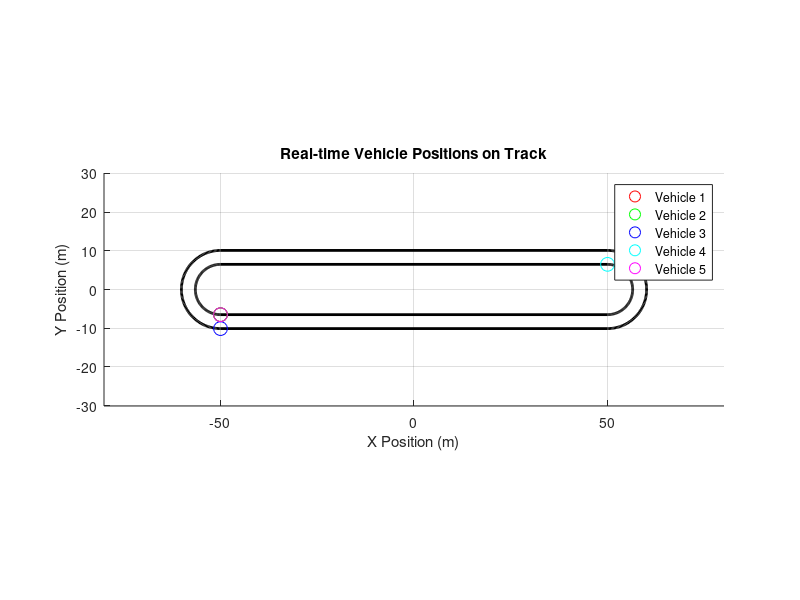

Reproduce this figure in MATLAB. (Note: this script raises an error after producing the figure.)
% 田径场的参数
L_straight = 100; % 直道长度 (meters)
R_curve_inner = 6.5;   % 内车道弯道半径 (meters)
lane_width = 3.6; % 车道宽度 (meters)
R_curve_outer = R_curve_inner + lane_width; % 外车道弯道半径
Epsilon=0.0175; Xi=0.1585;
ALOS=18.7; BLOS=20;CLOS=46.8;
ANLOS=36.8;
fc=2.4; %载波频率 RF系数 GHz 
DR=0.024;%PD孔径直径


% 时间参数
dt = 0.1; % 时间步长 (seconds)
T = 100;   % 模拟总时间 (seconds)
time_steps = 0:dt:T; % 时间步长序列
% 初始化车辆位置
x1 = -L_straight/2; y1 = -R_curve_inner; % 车辆1的初始位置 (内侧车道)
x2 = -L_straight/2; y2 = -R_curve_inner; % 车辆2
x3 = -L_straight/2; y3 = -R_curve_outer; % 车辆3在外侧车道
x4 = L_straight/2; y4 = R_curve_inner;   % 车辆4
x5 = -L_straight/2; y5 = -R_curve_inner; % 车辆5

% 初始化车辆行驶状态 (1: 下直道, 2: 右弯道, 3: 上直道, 4: 左弯道)
state1 = 1; state2 = 1; state3 = 1; state4 = 3; state5 = 1;
theta1 = 0; theta2 = 0; theta3 = 0; theta4 = 0; theta5 = 0; % 弯道的初始角度

% 初始化图形
figure;
hold on;
axis equal;
xlim([-L_straight/2 - R_curve_outer - 20, L_straight/2 + R_curve_outer + 20]);
ylim([-R_curve_outer - 20, R_curve_outer + 20]);
grid on;
xlabel('X Position (m)');
ylabel('Y Position (m)');
title('Real-time Vehicle Positions on Track');
% 绘制跑道
% 绘制内侧车道的直道部分
plot([-L_straight/2, L_straight/2], [-R_curve_inner, -R_curve_inner], 'k', 'LineWidth', 2); % 下直道
plot([-L_straight/2, L_straight/2], [R_curve_inner, R_curve_inner], 'k', 'LineWidth', 2);   % 上直道
% 绘制外侧车道的直道部分
plot([-L_straight/2, L_straight/2], [-R_curve_outer, -R_curve_outer], 'k', 'LineWidth', 2); % 外侧下直道
plot([-L_straight/2, L_straight/2], [R_curve_outer, R_curve_outer], 'k', 'LineWidth', 2);   % 外侧上直道
% 绘制内侧车道的弯道
% 绘制左右弯道
theta1 = linspace(-pi, 0, 100); % 上下弯道的角度
theta2 = linspace(-pi, 0, 100); % 上下弯道的角度
x_left = -L_straight/2 + R_curve_inner * sin(theta1);
y_left = R_curve_inner * cos(theta1);
plot(x_left, y_left, 'k', 'LineWidth', 2);
% 右弯道
x_right = L_straight/2 - R_curve_inner * sin(theta2);
y_right = R_curve_inner * cos(theta2);
plot(x_right, -y_right, 'k', 'LineWidth', 2);
% 绘制外侧车道的弯道
theta1_outer = linspace(-pi, 0, 100); % 外侧弯道的角度
x_left_outer = -L_straight/2 + R_curve_outer * sin(theta1_outer);
y_left_outer = R_curve_outer * cos(theta1_outer);
plot(x_left_outer, y_left_outer, 'k', 'LineWidth', 2);
theta2_outer = linspace(-pi, 0, 100); % 外侧弯道的角度
x_right_outer = L_straight/2 - R_curve_outer * sin(theta2_outer);
y_right_outer =  R_curve_outer * cos(theta2_outer);
plot(x_right_outer, y_right_outer, 'k', 'LineWidth', 2);
% 创建车辆位置图例
h1 = plot(x1, y1, 'ro', 'MarkerSize', 10, 'DisplayName', 'Vehicle 1');
h2 = plot(x2, y2, 'go', 'MarkerSize', 10, 'DisplayName', 'Vehicle 2');
h3 = plot(x3, y3, 'bo', 'MarkerSize', 10, 'DisplayName', 'Vehicle 3'); % 3号车在外侧车道
h4 = plot(x4, y4, 'co', 'MarkerSize', 10, 'DisplayName', 'Vehicle 4');
h5 = plot(x5, y5, 'mo', 'MarkerSize', 10, 'DisplayName', 'Vehicle 5');
legend([h1 h2 h3 h4 h5]); % 仅显示车辆的图例
% 初始化用于记录位置的矩阵
vehicle_positions = zeros(length(time_steps), 10); % 存储五辆车的x和y位置
% 初始化GIF保存设置
filename = 'vehicle_motion.gif';
% 模拟车辆运动
for t_idx = 1:length(time_steps)
    t = time_steps(t_idx);
    % 车辆速度 (m/s)
v1 = 8;  % 车辆1速度
v2 = 10; % 车辆2速度
v3 = 12; % 车辆3速度（在外侧车道上行驶）
v4 = 9;  % 车辆4速度
v5 = 11; % 车辆5速度
  if t >= 50
        v1 = 9;  % 车辆1速度
        v2 = 11; % 车辆2速度
        v3 = 11; % 车辆3速度（在外侧车道上行驶）
        v4 = 10; % 车辆4速度
        v5 = 12; % 车辆5速度
  end
    % 更新车辆1的位置
    [x1, y1, theta1, state1] = update_vehicle_position(x1, y1, theta1, state1, v1, dt, L_straight, R_curve_inner);
    set(h1, 'XData', x1, 'YData', y1); % 更新车辆1位置
    
    % 更新车辆2的位置
    [x2, y2, theta2, state2] = update_vehicle_position(x2, y2, theta2, state2, v2, dt, L_straight, R_curve_inner);
    set(h2, 'XData', x2, 'YData', y2); % 更新车辆2位置
    
    % 更新车辆3的位置 (外侧车道)
    [x3, y3, theta3, state3] = update_vehicle_position(x3, y3, theta3, state3, v3, dt, L_straight, R_curve_outer);
    set(h3, 'XData', x3, 'YData', y3); % 更新车辆3位置
    
    % 更新车辆4的位置
    [x4, y4, theta4, state4] = update_vehicle_position(x4, y4, theta4, state4, v4, dt, L_straight, R_curve_inner);
    set(h4, 'XData', x4, 'YData', y4); % 更新车辆4位置
    
    % 更新车辆5的位置
    [x5, y5, theta5, state5] = update_vehicle_position(x5, y5, theta5, state5, v5, dt, L_straight, R_curve_inner);
    set(h5, 'XData', x5, 'YData', y5); % 更新车辆5位置

    % 记录每个时间步长的车辆位置
    vehicle_positions(t_idx, :) = [x1, y1, x2, y2, x3, y3, x4, y4, x5, y5];
     % 捕获当前图像帧
    frame = getframe(gcf);
    im = frame2im(frame); % 将帧转换为图像
    [imind, cm] = rgb2ind(im, 256); % 将RGB图像转换为索引图像

    % 将图像保存为GIF文件
    if t == 0
        % 初始化GIF文件
        imwrite(imind, cm, filename, 'gif', 'Loopcount', inf, 'DelayTime', dt);
    else
        % 追加帧到GIF文件
        imwrite(imind, cm, filename, 'gif', 'WriteMode', 'append', 'DelayTime', dt);
    end
    % 刷新图像
    pause(0.05);
end
% 初始化矩阵，用于存储各车辆之间的距离和视场角
num_time_steps = size(vehicle_positions, 1);
distance12 = zeros(num_time_steps, 1);distance13 = zeros(num_time_steps, 1);
distance14 = zeros(num_time_steps, 1);distance15 = zeros(num_time_steps, 1);
distance23 = zeros(num_time_steps, 1);distance24 = zeros(num_time_steps, 1);
distance25 = zeros(num_time_steps, 1);distance34 = zeros(num_time_steps, 1);
distance35 = zeros(num_time_steps, 1);distance45 = zeros(num_time_steps, 1);

angle12 = zeros(num_time_steps, 1);angle13 = zeros(num_time_steps, 1);
angle14 = zeros(num_time_steps, 1);angle15 = zeros(num_time_steps, 1);
angle23 = zeros(num_time_steps, 1);angle24 = zeros(num_time_steps, 1);
angle25 = zeros(num_time_steps, 1);angle34 = zeros(num_time_steps, 1);
angle35 = zeros(num_time_steps, 1);angle45 = zeros(num_time_steps, 1);

for t_idx = 1:num_time_steps
    % 提取每个车辆在时间 t_idx 的坐标
    x1 = vehicle_positions(t_idx, 1);    y1 = vehicle_positions(t_idx, 2);   
    x2 = vehicle_positions(t_idx, 3);    y2 = vehicle_positions(t_idx, 4);    
    x3 = vehicle_positions(t_idx, 5);    y3 = vehicle_positions(t_idx, 6);
    x4 = vehicle_positions(t_idx, 7);    y4 = vehicle_positions(t_idx, 8);    
    x5 = vehicle_positions(t_idx, 9);    y5 = vehicle_positions(t_idx, 10);
    
    % 计算各车辆之间的距离
    distance12(t_idx) = sqrt((x1 - x2)^2 + (y1 - y2)^2);
    distance13(t_idx) = sqrt((x1 - x3)^2 + (y1 - y3)^2);
    distance14(t_idx) = sqrt((x1 - x4)^2 + (y1 - y4)^2);
    distance15(t_idx) = sqrt((x1 - x5)^2 + (y1 - y5)^2);
    distance23(t_idx) = sqrt((x2 - x3)^2 + (y2 - y3)^2);
    distance24(t_idx) = sqrt((x2 - x4)^2 + (y2 - y4)^2);
    distance25(t_idx) = sqrt((x2 - x5)^2 + (y2 - y5)^2);
    distance34(t_idx) = sqrt((x3 - x4)^2 + (y3 - y4)^2);
    distance35(t_idx) = sqrt((x3 - x5)^2 + (y3 - y5)^2);
    distance45(t_idx) = sqrt((x4 - x5)^2 + (y4 - y5)^2);
    
    % 计算各车辆之间的视场角（以车辆1为参考，例如1-2，1-3，1-4）
    % 视场角定义为两个向量之间的夹角，这里计算基于坐标差
    angle12(t_idx) = atan2d(y2 - y1, x2 - x1);    angle13(t_idx) = atan2d(y3 - y1, x3 - x1);
    angle14(t_idx) = atan2d(y4 - y1, x4 - x1);    angle15(t_idx) = atan2d(y5 - y1, x5 - x1);
    angle23(t_idx) = atan2d(y3 - y2, x3 - x2);    angle24(t_idx) = atan2d(y4 - y2, x4 - x2);
    angle25(t_idx) = atan2d(y5 - y2, x5 - x2);    angle34(t_idx) = atan2d(y4 - y3, x4 - x3);
    angle35(t_idx) = atan2d(y5 - y3, x5 - x3);    angle45(t_idx) = atan2d(y5 - y4, x5 - x4);
end

for t_idx = 1:num_time_steps
if abs(angle12(t_idx))<=60
gVLCLOS12(t_idx)=((DR*(cosd(angle12(t_idx)))^(1/Epsilon))/(Xi* distance12(t_idx)))^2;
else gVLCLOS12(t_idx)=0;
end
PLRFLOS12(t_idx)=ALOS*log10(distance12(t_idx))+BLOS*log10(fc/5)+CLOS;
gRF12(t_idx)=10^(-PLRFLOS12(t_idx)/10);

if abs(angle13(t_idx))<=60
gVLCLOS13(t_idx)=((DR*(cosd(angle13(t_idx)))^(1/Epsilon))/(Xi* distance13(t_idx)))^2;
else gVLCLOS13(t_idx)=0;
end
PLRFLOS13(t_idx)=ALOS*log10(distance13(t_idx))+BLOS*log10(fc/5)+CLOS;
gRF13(t_idx)=10^(-PLRFLOS13(t_idx)/10);

if abs(angle14(t_idx))<=60
gVLCLOS14(t_idx)=((DR*(cosd(angle14(t_idx)))^(1/Epsilon))/(Xi* distance14(t_idx)))^2;
else gVLCLOS14(t_idx)=0;
end
PLRFLOS14(t_idx)=ALOS*log10(distance14(t_idx))+BLOS*log10(fc/5)+CLOS;
gRF14(t_idx)=10^(-PLRFLOS14(t_idx)/10);

if abs(angle15(t_idx))<=60
gVLCLOS15(t_idx)=((DR*(cosd(angle15(t_idx)))^(1/Epsilon))/(Xi* distance15(t_idx)))^2;
else gVLCLOS15(t_idx)=0;
end
PLRFLOS15(t_idx)=ALOS*log10(distance15(t_idx))+BLOS*log10(fc/5)+CLOS;
gRF15(t_idx)=10^(-PLRFLOS15(t_idx)/10);

if abs(angle23(t_idx))<=60
gVLCLOS23(t_idx)=((DR*(cosd(angle23(t_idx)))^(1/Epsilon))/(Xi* distance23(t_idx)))^2;
else gVLCLOS23(t_idx)=0;
end
PLRFLOS23(t_idx)=ALOS*log10(distance23(t_idx))+BLOS*log10(fc/5)+CLOS;
gRF23(t_idx)=10^(-PLRFLOS23(t_idx)/10);

if abs(angle24(t_idx))<=60
gVLCLOS24(t_idx)=((DR*(cosd(angle24(t_idx)))^(1/Epsilon))/(Xi* distance24(t_idx)))^2;
else gVLCLOS24(t_idx)=0;
end
PLRFLOS24(t_idx)=ALOS*log10(distance24(t_idx))+BLOS*log10(fc/5)+CLOS;
gRF24(t_idx)=10^(-PLRFLOS24(t_idx)/10);

if abs(angle25(t_idx))<=60
gVLCLOS25(t_idx)=((DR*(cosd(angle25(t_idx)))^(1/Epsilon))/(Xi* distance25(t_idx)))^2;
else gVLCLOS25(t_idx)=0;
end
PLRFLOS25(t_idx)=ALOS*log10(distance25(t_idx))+BLOS*log10(fc/5)+CLOS;
gRF25(t_idx)=10^(-PLRFLOS25(t_idx)/10);

if abs(angle34(t_idx))<=60
gVLCLOS43(t_idx)=((DR*(cosd(angle34(t_idx)))^(1/Epsilon))/(Xi* distance34(t_idx)))^2;
else gVLCLOS25(t_idx)=0;
end
PLRFLOS34(t_idx)=ALOS*log10(distance25(t_idx))+BLOS*log10(fc/5)+CLOS;
gRF34(t_idx)=10^(-PLRFLOS34(t_idx)/10);

if abs(angle35(t_idx))<=60
gVLCLOS35(t_idx)=((DR*(cosd(angle35(t_idx)))^(1/Epsilon))/(Xi* distance35(t_idx)))^2;
else gVLCLOS35(t_idx)=0;
end
PLRFLOS35(t_idx)=ALOS*log10(distance35(t_idx))+BLOS*log10(fc/5)+CLOS;
gRF35(t_idx)=10^(-PLRFLOS35(t_idx)/10);

if abs(angle45(t_idx))<=60
gVLCLOS45(t_idx)=((DR*(cosd(angle45(t_idx)))^(1/Epsilon))/(Xi* distance45(t_idx)))^2;
else gVLCLOS45(t_idx)=0;
end
PLRFLOS45(t_idx)=ALOS*log10(distance45(t_idx))+BLOS*log10(fc/5)+CLOS;
gRF45(t_idx)=10^(-PLRFLOS45(t_idx)/10);

end 
%要先旋转一个链路，才能计算信干噪比吧
% 保存距离和视场角数据
% save('vehicle_distances_and_angles.mat', 'distance12', 'distance13', 'distance14', 'distance15', 'distance23', 'distance24', 'distance25', 'distance34', 'distance35', 'distance45', ...
    % 'angle12', 'angle13', 'angle14', 'angle15', 'angle23', 'angle24', 'angle25', 'angle34', 'angle35', 'angle45');

%需要截取部分时刻



% 函数：更新车辆位置
function [x, y, theta, state] = update_vehicle_position(x, y, theta, state, v, dt, L, R)
    % 根据车辆的状态和当前位置更新其位置
    d = v * dt; % 每个时间步长内行驶的距离
    angular_speed = d / R; % 角速度

    if state == 1
        % 车辆在下直道上
        x = x + d;
        if x >= L/2
            % 进入右弯道
            x = L/2;
            theta = -pi/2; % 弯道的初始角度
            state = 2;
        end
    elseif state == 2
        % 车辆在右弯道上，使用极坐标更新位置
        theta = theta + angular_speed;
        x = L/2 + R * cos(theta);
        y =  R * sin(theta);
        if theta >= pi/2
            % 进入上直道
            theta = pi/2;
            y = R;
            state = 3;
        end
    elseif state == 3
        % 车辆在上直道上
        x = x - d;
        if x <= -L/2
            % 进入左弯道
            x = -L/2;
            theta = pi/2;
            state = 4;
        end
    elseif state == 4
        % 车辆在左弯道上，使用极坐标更新位置
        theta = theta + angular_speed;
        x = -L/2 + R * cos(theta);
        y =  R * sin(theta);
        if theta >= 3*pi/2
            % 进入下直道
            theta = 0;
            y = -R;
            state = 1;
        end
    end
end
